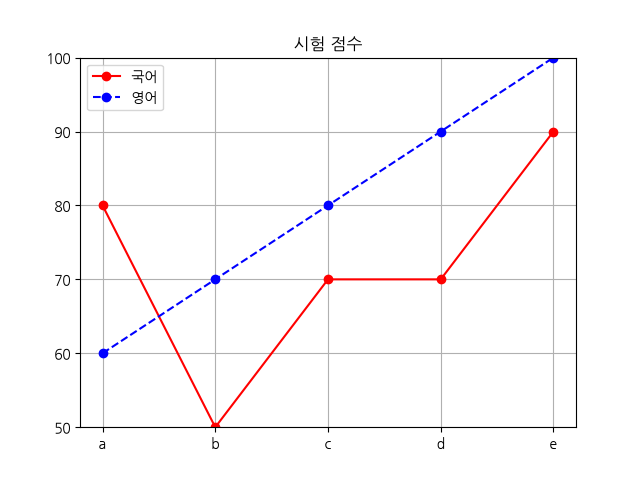

Here is the Python script that generated this plot:
# matplotlib : 프로팅 라이브러리. 그래프 작성을 위한 다양한 함수 제공
# 데이터 시각화는 복잡하고 방대한 양의 데이터를 차트, 그래프, 지도 등의 
# 시각적 형태로 표현하여 정보를 직관적으로 이해하고 빠른 의사결정을 돕는다.

# 시각화의 중요성 ......

import numpy as np
import matplotlib.pyplot as plt
plt.rc('font', family='malgun gothic')   # AppleGothic   한글깨짐 방지
plt.rcParams['axes.unicode_minus'] = False   # 음수 깨짐 방지
import koreanize_matplotlib    # 얘를 이용하면 위 두줄을 대체 가능

x = ['서울','인천','수원']   # 그래프에 x축에 값은 인덱스(수치)
y = [5, 3, 7]     # list  O
# y = (5, 3, 7)   # tuple O
# y = {5, 3, 7}   # set X
plt.xlabel('지역명')
plt.ylabel('투자액')
plt.xlim([-1, 3])
plt.ylim([0, 10])
plt.yticks(list(range(0, 11, 3)))  # y축의 라벨을 인위적으로 변경
plt.plot(x, y)
plt.show()

data = np.arange(1, 11, 2)
plt.plot(data)   # x축의 구간은 자동 설정
x = [0,1,2,3,4]
for a, b in zip(x, data):
    plt.text(x=a, y=b, s=str(b))
plt.show()

x = np.arange(10)
y = np.sin(x)
print(x, y)
# plt.plot(x, y)
# plt.plot(x, y, 'bo')  # color, marker
plt.plot(x, y, 'go--', linewidth=2, markersize=12)   # option 부여
plt.show()

# hold : 복수의 plot으로 여러 개의 차트를 겹쳐 그림
x = np.arange(0, np.pi * 3, 0.1)
print(x)
y_cos = np.cos(x)
y_sin = np.sin(x)
plt.figure(figsize=(10, 5))   # 그래프 전체 크기 지정(w, h)
plt.plot(x, y_sin, 'r')   # 선
plt.scatter(x, y_cos)     # 산점도
plt.legend(['사인', '코사인'])  # 범례
plt.show()

print()
# subplot : 하나의 Figure를 여려 개의 Axes(plot)으로 나누기
plt.subplot(2, 1, 1)   # 1행
plt.plot(x, y_sin)
plt.title('sine')
plt.subplot(2, 1, 2)   # 2행
plt.plot(x, y_cos)
plt.title('cosine')
plt.show()

print()
irum = ['a','b','c','d','e']
kor = [80, 50, 70, 70, 90]
eng = [60, 70, 80, 90, 100]
plt.plot(irum, kor, 'ro-')
plt.plot(irum, eng, 'bo--')
plt.ylim([50, 100])
plt.title('시험 점수')
plt.legend(['국어', '영어'], loc='best')   # loc=1 ~ 4
plt.grid(True)

# 그래프를 이미지 파일로 저장
fig = plt.gcf()
plt.show()
fig.savefig('mplot1.png')

# 이미지 읽기
from matplotlib.pyplot import imread
img = imread('mplot1.png')
plt.imshow(img)
plt.show()
